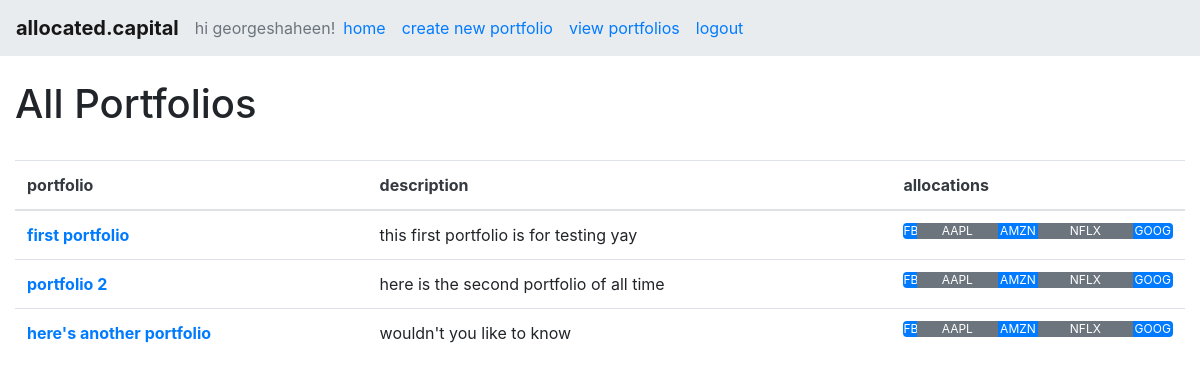
The page /viewallportfolios/ (signed in) on the database as committed earlier.
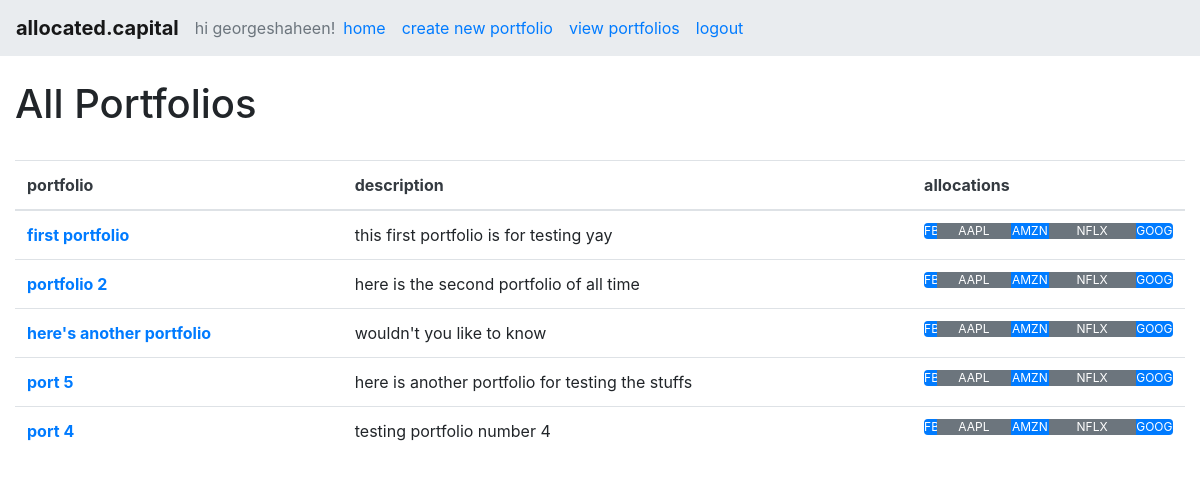
The same page on the database as committed later.
### allocationsapp/models.py (models this page shows, shortened)
class Portfolio(models.Model):
    title = models.CharField(max_length=100, blank=False)
    description = models.TextField(blank=True)
    created = models.DateTimeField(auto_now_add=True)
    archived = models.BooleanField(default=False)
    user = models.ForeignKey(User, on_delete=models.CASCADE)

### allocationsapp/views.py (the view)
# urls.py: path('viewallportfolios/', views.viewallportfolios, name='viewallportfolios'),
@login_required
def viewallportfolios(request):
    portfolios = Portfolio.objects.filter(user=request.user)
    return render(request, 'viewallportfolios.html', {'portfolios':portfolios})

### allocationsapp/templates/viewallportfolios.html
{% extends 'base.html' %}
{% block content %}
<br>
<h1>All Portfolios</h1>
<br>
<table class="table">
    <thead>
      <tr>
        <th scope="col" class="text-dark">portfolio</th>
        <th scope="col" class="text-dark">description</th>
        <th scope="col" class="text-dark">allocations</th>
      </tr>
    </thead>
    <tbody>
    {% for portfolio in portfolios %}
      <tr>
        <th scope="row"><a href="#">{{ portfolio.title }}</a></th>
        <td>{{ portfolio.description }}</td>
        <td>
          <div class="progress">
            <div class="progress-bar bg-primary" role="progressbar" style="width: 5%" aria-valuenow="15" aria-valuemin="0" aria-valuemax="100">FB</div>
            <div class="progress-bar bg-secondary" role="progressbar" style="width: 30%" aria-valuenow="30" aria-valuemin="0" aria-valuemax="100">AAPL</div>
            <div class="progress-bar bg-primary" role="progressbar" style="width: 15%" aria-valuenow="20" aria-valuemin="0" aria-valuemax="100">AMZN</div>
            <div class="progress-bar bg-secondary" role="progressbar" style="width: 35%" aria-valuenow="20" aria-valuemin="0" aria-valuemax="100">NFLX</div>
            <div class="progress-bar bg-primary" role="progressbar" style="width: 15%" aria-valuenow="20" aria-valuemin="0" aria-valuemax="100">GOOG</div>
          </div>
        </td>
      </tr>
    {% endfor %}
  </table>
{% endblock %}

Rows that differ between the two databases and show on the page:
added Portfolio: title "port 5", description "here is another portfolio for testing the stuffs"
added Portfolio: title "port 4", description "testing portfolio number 4"
